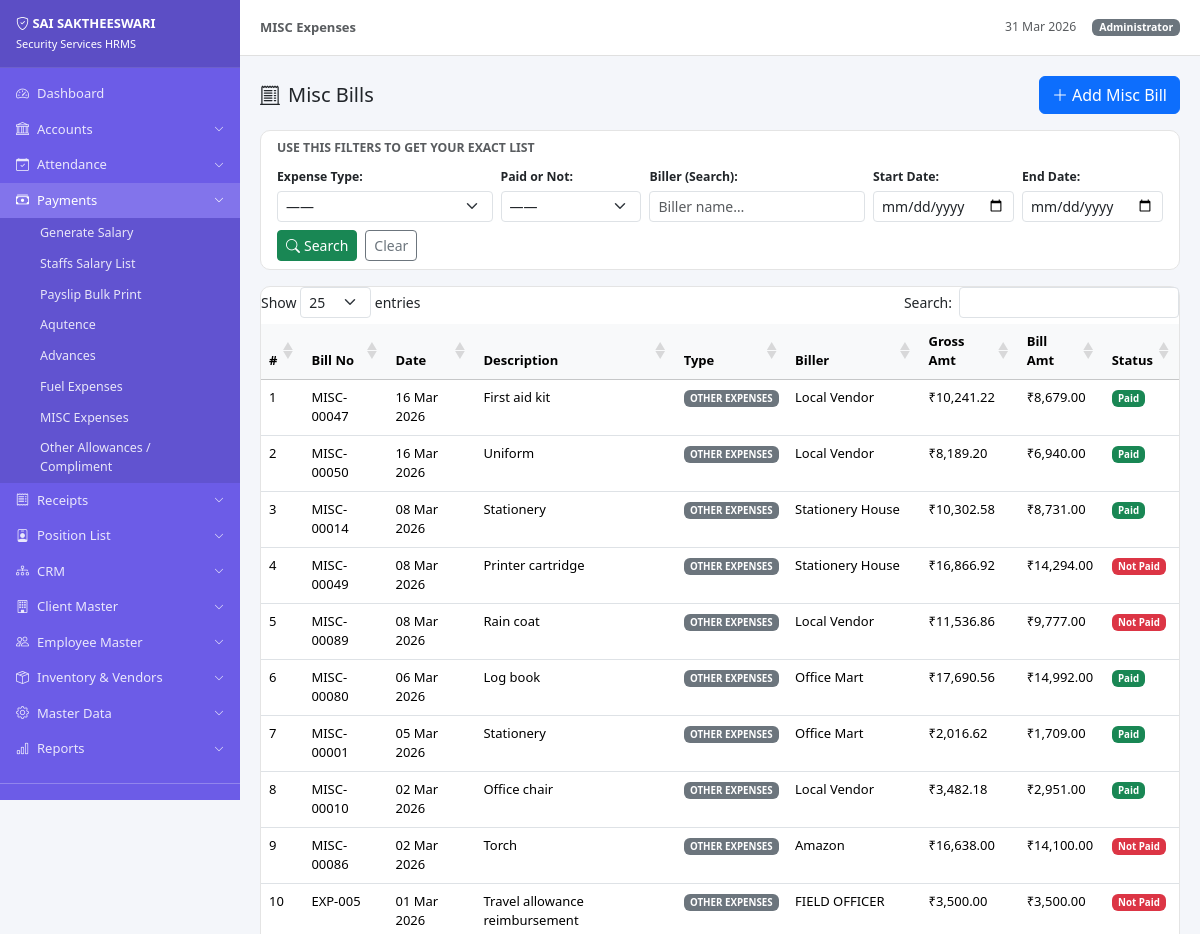
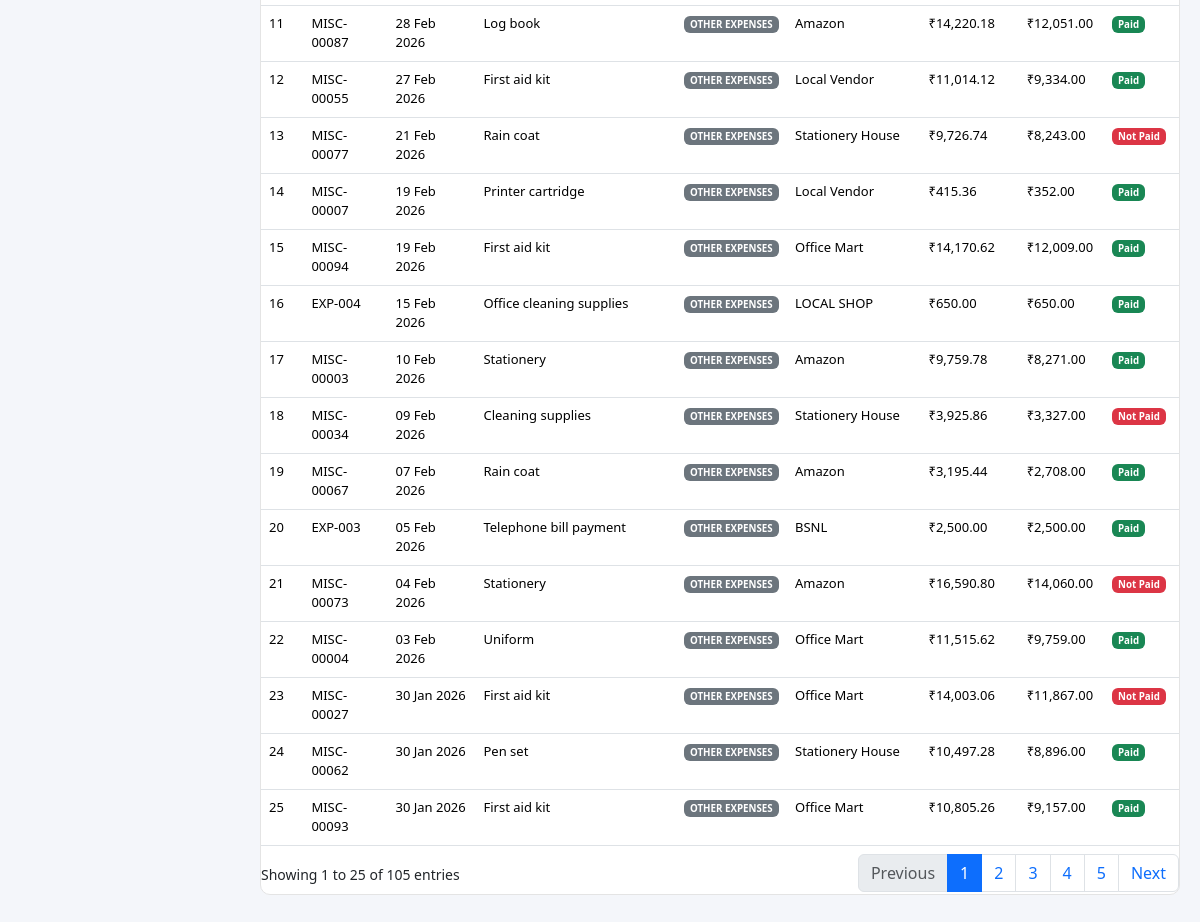
/index.php?url=payments/misc (signed in), run on the app's committed database (2 pictures, top to bottom).
### tables this page shows
CREATE TABLE `misc_expenses` (
  `id` int(11) NOT NULL,
  `bill_no` varchar(20) DEFAULT NULL,
  `ref_no` varchar(20) DEFAULT NULL,
  `expense_desc` text DEFAULT NULL,
  `expense_type` varchar(50) DEFAULT 'OTHER EXPENSES',
  `gross_amount` decimal(10,2) DEFAULT 0.00,
  `biller` varchar(100) DEFAULT NULL,
  `bill_date` date DEFAULT NULL,
  `bill_amount` decimal(10,2) DEFAULT 0.00,
  `igst` decimal(8,2) DEFAULT 0.00,
  `sgst` decimal(8,2) DEFAULT 0.00,
  `cgst` decimal(8,2) DEFAULT 0.00,
  `discount` decimal(8,2) DEFAULT 0.00,
  `bill_photo` varchar(255) DEFAULT NULL,
  `paid_status` enum('Paid','Not Paid') DEFAULT 'Not Paid',
  `paid_from_ledger` int(11) DEFAULT NULL,
  `through_ledger` int(11) DEFAULT NULL,
  `cheque_photo` varchar(255) DEFAULT NULL,
  `transaction_no` varchar(50) DEFAULT NULL,
  `remarks` text DEFAULT NULL,
  `created_at` timestamp NOT NULL DEFAULT current_timestamp()
);

### controllers/BaseController.php (called while the page is built, shortened)
<?php
class BaseController {
    protected PDO $pdo;
    public function __construct(PDO $pdo) {
        $this->pdo = $pdo;
    }
    protected function view(string $viewPath, array $data = []): void {
        extract($data);
        require BASE_PATH . '/views/layout/header.php';
        require BASE_PATH . '/views/' . $viewPath . '.php';
        require BASE_PATH . '/views/layout/footer.php';
    }
    protected function fetchAll(string $sql, array $params = []): array {
        $stmt = $this->pdo->prepare($sql);
        $stmt->execute($params);
        return $stmt->fetchAll();
    }
}

### controllers/PaymentsController.php (called while the page is built, shortened)
<?php
require_once BASE_PATH . '/controllers/BaseController.php';
class PaymentsController extends BaseController {
    public function misc(?string $param = null): void {
        $fBiller = Helper::get('biller');
        $fStart  = Helper::get('start_date');
        $fEnd    = Helper::get('end_date');
        $where = 'WHERE 1=1'; $params = [];
        $bills = $this->fetchAll("SELECT * FROM misc_expenses $where ORDER BY bill_date DESC LIMIT 200", $params);
        $this->view('payments/misc', compact('ledgers','bills','fType','fPaid','fBiller','fStart','fEnd')
            + ['pageTitle' => 'MISC Expenses', 'active' => 'payments']);
    }
}

### index.php (called while the page is built, shortened)
<?php
require_once BASE_PATH . '/config/db.php';
require_once BASE_PATH . '/helpers/Helper.php';
$rawUrl = isset($_GET['url']) ? trim($_GET['url'], '/') : '';
$rawUrl = preg_replace('/\.php.*$/', '', $rawUrl);
$rawUrl = preg_replace('/[^a-zA-Z0-9_\/]/', '', $rawUrl);
$parts  = explode('/', $rawUrl);
$method = (isset($parts[1]) && $parts[1] !== '') ? $parts[1] : 'index';
$param  = $parts[2] ?? null;
$controller = new $controllerName($pdo);
$controller->$method($param);

### helpers/Helper.php (called while the page is built, shortened)
<?php
class Helper {
    public static function money(float $amount): string {
        return '₹' . number_format($amount, 2);
    }
    public static function get(string $key, $default = ''): string {
        return isset($_GET[$key]) ? trim($_GET[$key]) : $default;
    }
}

### views/payments/misc.php (the view, shortened to what this page needs)
<div class="d-flex justify-content-between align-items-center mb-3">
  <h5 class="mb-0"><i class="bi bi-receipt-cutoff me-2"></i>Misc Bills</h5>
  <button class="btn btn-primary" data-bs-toggle="modal" data-bs-target="#addMiscModal">
    <i class="bi bi-plus-lg me-1"></i>Add Misc Bill
  </button>
</div>
<div class="card mb-3">
  <div class="card-body py-2">
    <p class="small fw-semibold text-muted mb-2">USE THIS FILTERS TO GET YOUR EXACT LIST</p>
    <form class="row g-2 align-items-end" method="GET" action="<?= BASE_URL ?>/index.php">
      <div class="col-md-3">
        <label class="form-label small fw-semibold mb-1">Expense Type:</label>
        <select name="expense_type" class="form-select form-select-sm">
          <option value="">——</option>
        </select>
      </div>
      <div class="col-md-2">
        <label class="form-label small fw-semibold mb-1">Paid or Not:</label>
        <select name="paid_status" class="form-select form-select-sm">
          <option value="">——</option>
        </select>
      </div>
      <div class="col-md-3">
        <label class="form-label small fw-semibold mb-1">Biller (Search):</label>
        <input type="text" name="biller" class="form-control form-control-sm" placeholder="Biller name…" value="<?= htmlspecialchars($fBiller??'') ?>">
      </div>
      <div class="col-md-2">
        <label class="form-label small fw-semibold mb-1">Start Date:</label>
        <input type="date" name="start_date" class="form-control form-control-sm" value="<?= $fStart??'' ?>">
      </div>
      <div class="col-md-2">
        <label class="form-label small fw-semibold mb-1">End Date:</label>
        <input type="date" name="end_date" class="form-control form-control-sm" value="<?= $fEnd??'' ?>">
      </div>
      <div class="col-auto d-flex gap-2">
        <button type="submit" class="btn btn-success btn-sm"><i class="bi bi-search me-1"></i>Search</button>
        <a href="<?= u('payments/misc') ?>" class="btn btn-outline-secondary btn-sm">Clear</a>
      </div>
    </form>
  </div>
</div>
<div class="card">
  <div class="card-body p-0">
    <table class="table table-hover datatable mb-0" style="font-size:13px">
      <thead class="table-light">
        <tr><th>#</th><th>Bill No</th><th>Date</th><th>Description</th><th>Type</th><th>Biller</th><th>Gross Amt</th><th>Bill Amt</th><th>Status</th></tr>
      </thead>
      <tbody>
      <?php $sno=0; foreach ($bills as $b): $sno++; ?>
      <tr>
        <td><?= $sno ?></td>
        <td><?= htmlspecialchars($b['bill_no']??'—') ?></td>
        <td><?= date('d M Y', strtotime($b['bill_date'])) ?></td>
        <td><?= htmlspecialchars(substr($b['expense_desc']??'',0,35)) ?></td>
        <td><span class="badge bg-secondary small"><?= $b['expense_type'] ?></span></td>
        <td><?= htmlspecialchars($b['biller']??'') ?></td>
        <td><?= Helper::money($b['gross_amount']) ?></td>
        <td><?= Helper::money($b['bill_amount']) ?></td>
        <td><span class="badge <?= $b['paid_status']==='Paid'?'bg-success':'bg-danger' ?>"><?= $b['paid_status'] ?></span></td>
      </tr>
      <?php endforeach; ?>
      </tbody>
    </table>
  </div>
</div>

### views/layout/header.php (style rules this page uses)
:root { --sidebar-w:240px;--header-h:56px }
body { background:#f4f6fa;font-size:14px;overflow-x:hidden }
.card { border:1px solid #e4e4e4;border-radius:10px;box-shadow:none }
.table { font-size:13px }

### data on the page
misc_expenses: bill_no "MISC-00047", bill_date "16 Mar 2026", expense_desc "First aid kit", expense_type "OTHER EXPENSES", biller "Local Vendor", gross_amount "₹10,241.22", bill_amount "₹8,679.00", paid_status "Paid"
misc_expenses: bill_no "MISC-00050", bill_date "16 Mar 2026", expense_desc "Uniform", expense_type "OTHER EXPENSES", biller "Local Vendor", gross_amount "₹8,189.20", bill_amount "₹6,940.00", paid_status "Paid"
misc_expenses: bill_no "MISC-00014", bill_date "08 Mar 2026", expense_desc "Stationery", expense_type "OTHER EXPENSES", biller "Stationery House", gross_amount "₹10,302.58", bill_amount "₹8,731.00", paid_status "Paid"
misc_expenses: bill_no "MISC-00049", bill_date "08 Mar 2026", expense_desc "Printer cartridge", expense_type "OTHER EXPENSES", biller "Stationery House", gross_amount "₹16,866.92", bill_amount "₹14,294.00", paid_status "Not Paid"
misc_expenses: bill_no "MISC-00089", bill_date "08 Mar 2026", expense_desc "Rain coat", expense_type "OTHER EXPENSES", biller "Local Vendor", gross_amount "₹11,536.86", bill_amount "₹9,777.00", paid_status "Not Paid"
misc_expenses: bill_no "MISC-00080", bill_date "06 Mar 2026", expense_desc "Log book", expense_type "OTHER EXPENSES", biller "Office Mart", gross_amount "₹17,690.56", bill_amount "₹14,992.00", paid_status "Paid"
misc_expenses: bill_no "MISC-00001", bill_date "05 Mar 2026", expense_desc "Stationery", expense_type "OTHER EXPENSES", biller "Office Mart", gross_amount "₹2,016.62", bill_amount "₹1,709.00", paid_status "Paid"
misc_expenses: bill_no "MISC-00010", bill_date "02 Mar 2026", expense_desc "Office chair", expense_type "OTHER EXPENSES", biller "Local Vendor", gross_amount "₹3,482.18", bill_amount "₹2,951.00", paid_status "Paid"
misc_expenses: bill_no "MISC-00086", bill_date "02 Mar 2026", expense_desc "Torch", expense_type "OTHER EXPENSES", biller "Amazon", gross_amount "₹16,638.00", bill_amount "₹14,100.00", paid_status "Not Paid"
misc_expenses: bill_no "EXP-005", bill_date "01 Mar 2026", expense_desc "Travel allowance reimbursement", expense_type "OTHER EXPENSES", biller "FIELD OFFICER", gross_amount "₹3,500.00", bill_amount "₹3,500.00", paid_status "Not Paid"
misc_expenses: bill_no "MISC-00087", bill_date "28 Feb 2026", expense_desc "Log book", expense_type "OTHER EXPENSES", biller "Amazon", gross_amount "₹14,220.18", bill_amount "₹12,051.00", paid_status "Paid"
misc_expenses: bill_no "MISC-00055", bill_date "27 Feb 2026", expense_desc "First aid kit", expense_type "OTHER EXPENSES", biller "Local Vendor", gross_amount "₹11,014.12", bill_amount "₹9,334.00", paid_status "Paid"
misc_expenses: bill_no "MISC-00077", bill_date "21 Feb 2026", expense_desc "Rain coat", expense_type "OTHER EXPENSES", biller "Stationery House", gross_amount "₹9,726.74", bill_amount "₹8,243.00", paid_status "Not Paid"
misc_expenses: bill_no "MISC-00007", bill_date "19 Feb 2026", expense_desc "Printer cartridge", expense_type "OTHER EXPENSES", biller "Local Vendor", gross_amount "₹415.36", bill_amount "₹352.00", paid_status "Paid"
misc_expenses: bill_no "MISC-00094", bill_date "19 Feb 2026", expense_desc "First aid kit", expense_type "OTHER EXPENSES", biller "Office Mart", gross_amount "₹14,170.62", bill_amount "₹12,009.00", paid_status "Paid"
misc_expenses: bill_no "EXP-004", bill_date "15 Feb 2026", expense_desc "Office cleaning supplies", expense_type "OTHER EXPENSES", biller "LOCAL SHOP", gross_amount "₹650.00", bill_amount "₹650.00", paid_status "Paid"
misc_expenses: bill_no "MISC-00003", bill_date "10 Feb 2026", expense_desc "Stationery", expense_type "OTHER EXPENSES", biller "Amazon", gross_amount "₹9,759.78", bill_amount "₹8,271.00", paid_status "Paid"
misc_expenses: bill_no "MISC-00034", bill_date "09 Feb 2026", expense_desc "Cleaning supplies", expense_type "OTHER EXPENSES", biller "Stationery House", gross_amount "₹3,925.86", bill_amount "₹3,327.00", paid_status "Not Paid"
misc_expenses: bill_no "MISC-00067", bill_date "07 Feb 2026", expense_desc "Rain coat", expense_type "OTHER EXPENSES", biller "Amazon", gross_amount "₹3,195.44", bill_amount "₹2,708.00", paid_status "Paid"
misc_expenses: bill_no "EXP-003", bill_date "05 Feb 2026", expense_desc "Telephone bill payment", expense_type "OTHER EXPENSES", biller "BSNL", gross_amount "₹2,500.00", bill_amount "₹2,500.00", paid_status "Paid"
misc_expenses: bill_no "MISC-00073", bill_date "04 Feb 2026", expense_desc "Stationery", expense_type "OTHER EXPENSES", biller "Amazon", gross_amount "₹16,590.80", bill_amount "₹14,060.00", paid_status "Not Paid"
misc_expenses: bill_no "MISC-00004", bill_date "03 Feb 2026", expense_desc "Uniform", expense_type "OTHER EXPENSES", biller "Office Mart", gross_amount "₹11,515.62", bill_amount "₹9,759.00", paid_status "Paid"
misc_expenses: bill_no "MISC-00027", bill_date "30 Jan 2026", expense_desc "First aid kit", expense_type "OTHER EXPENSES", biller "Office Mart", gross_amount "₹14,003.06", bill_amount "₹11,867.00", paid_status "Not Paid"
misc_expenses: bill_no "MISC-00062", bill_date "30 Jan 2026", expense_desc "Pen set", expense_type "OTHER EXPENSES", biller "Stationery House", gross_amount "₹10,497.28", bill_amount "₹8,896.00", paid_status "Paid"
misc_expenses: bill_no "MISC-00093", bill_date "30 Jan 2026", expense_desc "First aid kit", expense_type "OTHER EXPENSES", biller "Office Mart", gross_amount "₹10,805.26", bill_amount "₹9,157.00", paid_status "Paid"

### other printed values
$pageTitle "MISC Expenses"
Session::userName() "Administrator"
